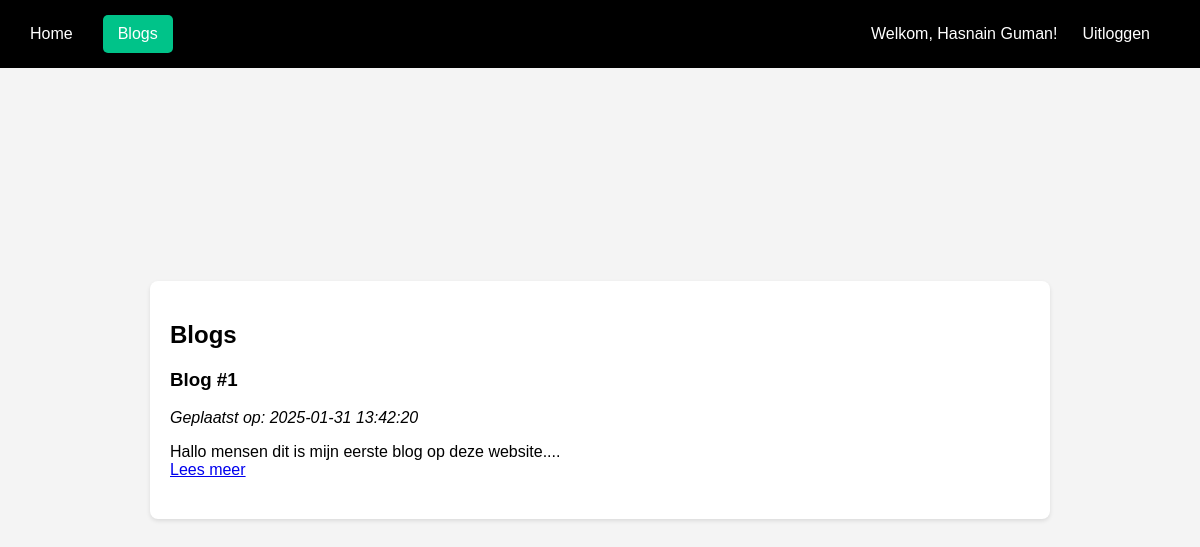
The page /PHProject/pages/blogs.php (signed in) on the database its author committed.
### tables this page shows
CREATE TABLE `blogs` (
  `id` int(11) NOT NULL,
  `title` varchar(255) NOT NULL,
  `content` text NOT NULL,
  `created_at` timestamp NOT NULL DEFAULT current_timestamp() ON UPDATE current_timestamp(),
  `author_id` int(11) DEFAULT NULL,
  `user_id` int(11) NOT NULL
);

### PHProject/pages/blogs.php (the view, shortened to what this page needs)
<?php
include '../includes/db.php';
$current_page = basename($_SERVER['PHP_SELF']);
$stmt = $conn->prepare("SELECT * FROM blogs ORDER BY created_at DESC LIMIT 3");
$stmt->execute();
$blogs = $stmt->fetchAll(PDO::FETCH_ASSOC);
?>
<!DOCTYPE html>
<html lang="nl">
<head>
    <link rel="stylesheet" href="../css/style.css">
</head>
<body>
<nav class="navbar">
    <div class="nav-links">
        <a href="index.php" class="<?= $current_page == 'index.php' ? 'active' : '' ?>">Home</a>
        <a href="blogs.php" class="<?= $current_page == 'blogs.php' ? 'active' : '' ?>">Blogs</a>
    </div>
    <div class="nav-auth">
        <?php if (isset($_SESSION['username'])): ?>
            <span>Welkom, <?= $_SESSION['username']; ?>!</span>
            <a href="logout.php">Uitloggen</a>
        <?php else: ?>
            <a href="register.php" class="<?= $current_page == 'register.php' ? 'active' : '' ?>">Registreren</a>
            <a href="login.php" class="<?= $current_page == 'login.php' ? 'active' : '' ?>">Inloggen</a>
        <?php endif; ?>
    </div>
</nav>
<div class="blogs-container">
    <h2>Blogs</h2>
    <?php foreach ($blogs as $blog): ?>
        <div class="blog-post">
            <h3><?= htmlspecialchars($blog['title']); ?></h3>
            <p><em>Geplaatst op: <?= $blog['created_at']; ?></em></p>
            <p><?= nl2br(htmlspecialchars(substr($blog['content'], 0, 200))); ?>...</p>
            <a href="view_blog.php?id=<?= $blog['id']; ?>" class="read-more">Lees meer</a>
        </div>
    <?php endforeach; ?>
</div>
</body>
</html>

### PHProject/css/style.css (style rules this page uses)
body { font-family: Arial, sans-serif; background-color: #f4f4f4; margin: 0; padding: 0; display: flex; justify-content: center; align-items: center; height: 100vh; }
.navbar { background-color: black; padding: 15px; display: flex; justify-content: space-between; align-items: center; width: 100%; position: fixed; top: 0; left: 0; z-index: 1000; box-sizing: border-box; }
.nav-links { display: flex; gap: 15px; }
.nav-auth { display: flex; gap: 15px; align-items: center; }
.navbar .nav-links a, .navbar .nav-auth a { color: white; text-decoration: none; padding: 10px 15px; border-radius: 5px; transition: background 0.3s ease; }
.nav-links a.active, .nav-auth a.active { background-color: #00C389; }
.nav-auth { display: flex; align-items: center; gap: 10px; margin-right: 20px; }
.nav-auth a, .nav-auth span { white-space: nowrap; }
.nav-auth span { color: white !important; }
.blogs-container { background-color: white; padding: 20px; border-radius: 8px; box-shadow: 0 2px 4px rgba(0, 0, 0, 0.1); margin: 20px auto; max-width: 900px; width: 100%; box-sizing: border-box; }
.blog-post { margin-bottom: 20px; }
.blog-post h3 { margin-top: 0; }
.blog-post p { margin-bottom: 0; }

### rows shown on the page
blogs: title "Blog #1", created_at "2025-01-31 13:42:20", content "Hallo mensen dit is mijn eerste blog op deze website."

### other values the page prints
$_SESSION['username'] "Hasnain Guman"
